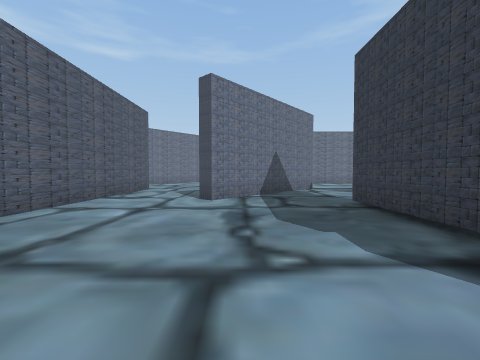
view 1 (above)

24 first-person views from a walk through a 3-D level made in the Unity game engine. The camera is 1.5 m above the floor, tilts 2° down and sees 90° across. The floor is counted in squares, 2 m on a side. Each view is taken from the middle of a square. On the plan, view 1 faces up. The plan holds only what a view shows up to about 9 squares ahead; the rest is blank. The place goes on beyond the plan. The player is left out.

view 2
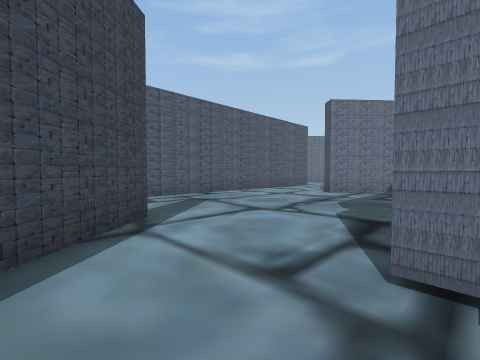

view 3
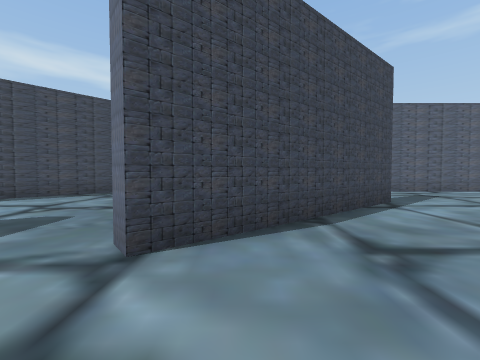

view 4
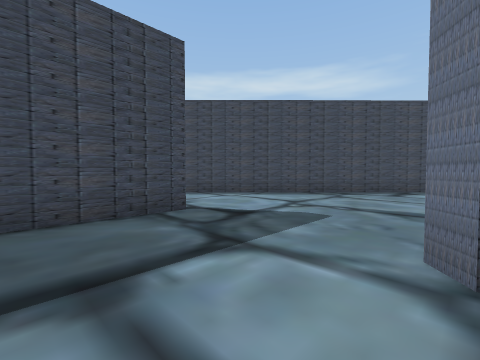

view 5
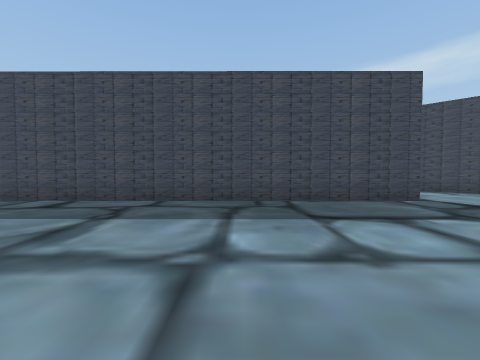

view 6
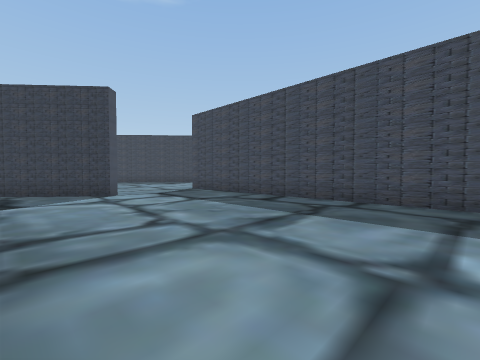

view 7
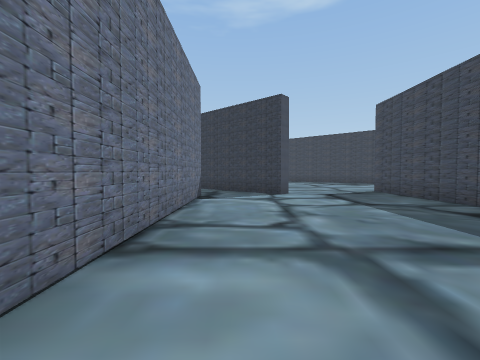

view 8
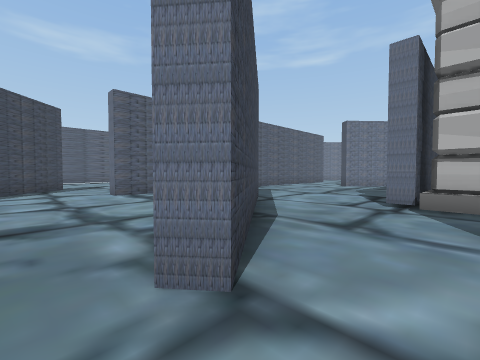

view 9
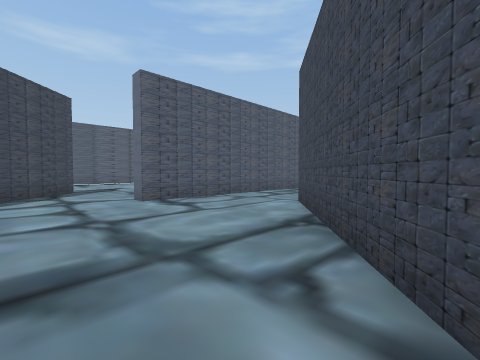

view 10
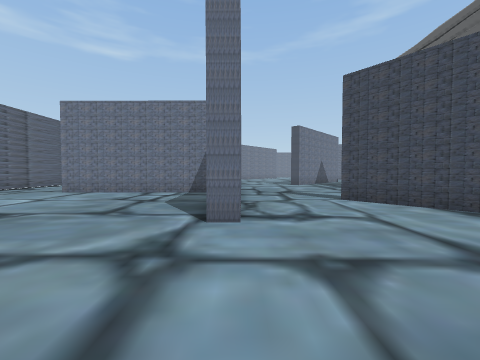

view 11
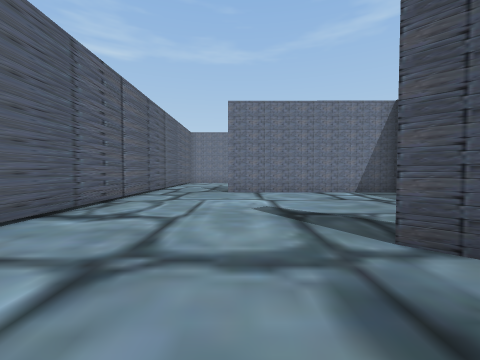

view 12
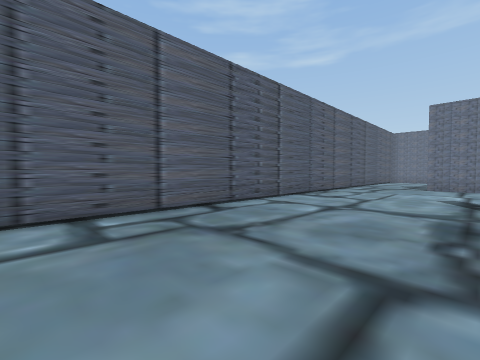

view 13
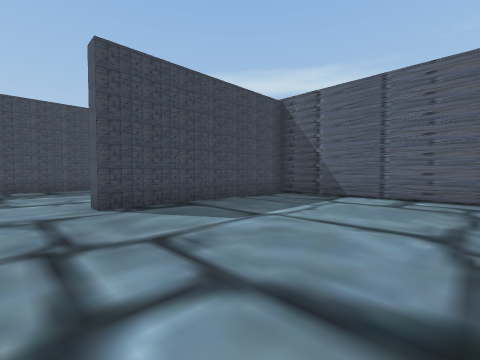

view 14
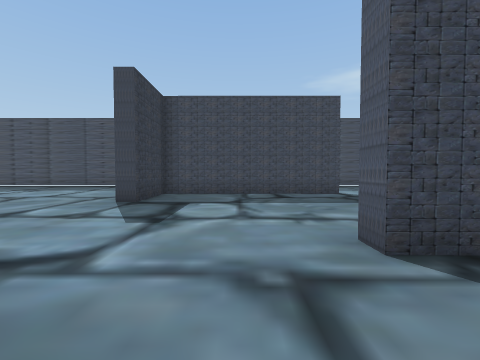

view 15
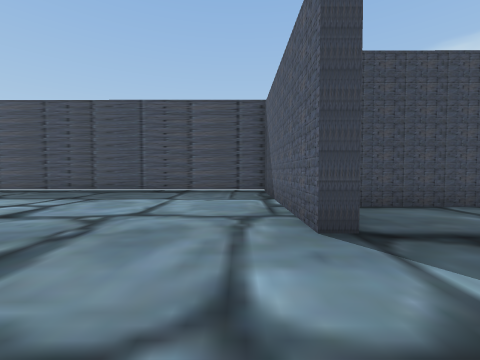

view 16
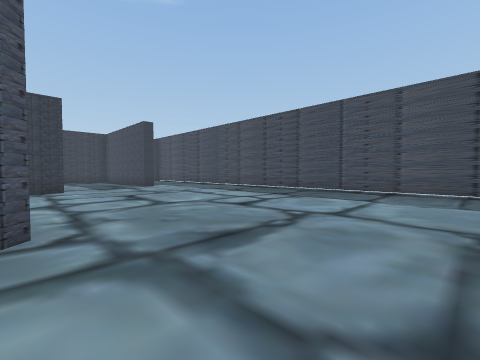

view 17
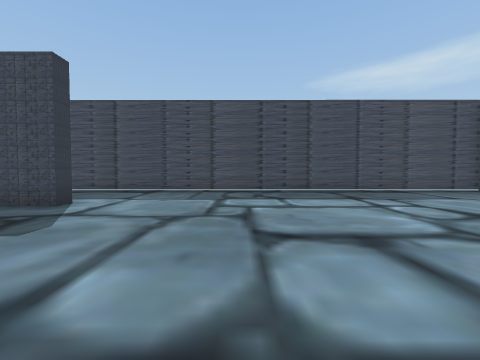

view 18
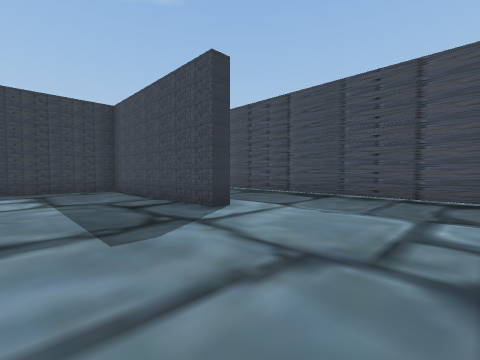

view 19
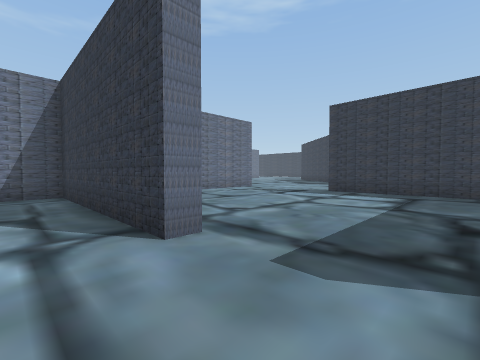

view 20
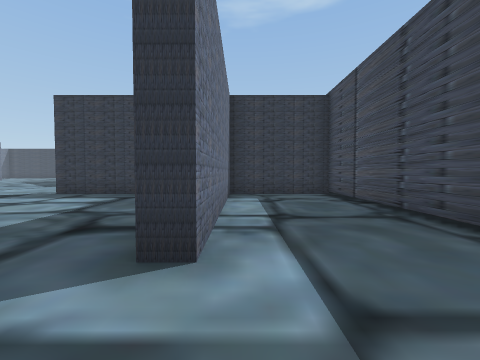

view 21
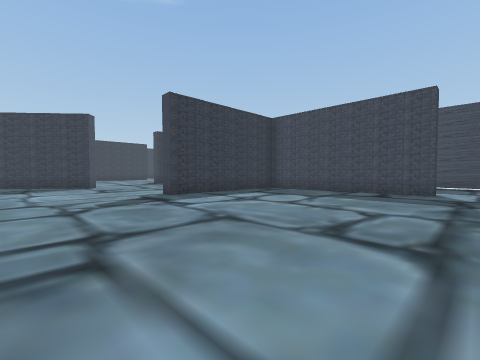

view 22
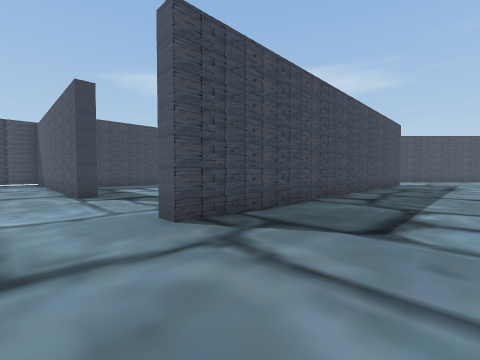

view 23
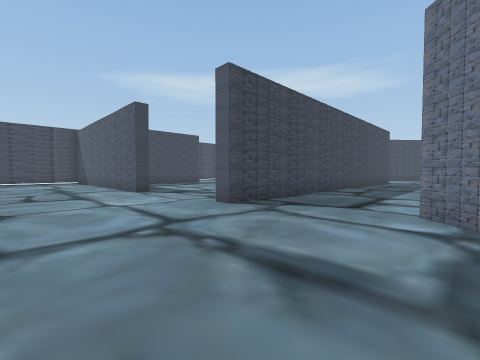

view 24
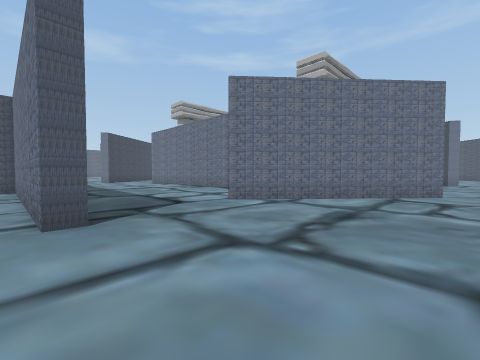

### Floor plan
Points are (right, up) in squares from view 1. A wall is a line through its corners. A room is listed if a view was taken in it or the views show most of it. See-through windows are left out.
Room 1 (views 1, 2)
walls: (2.6, 2.5) (2.6, 5.6); (-0.7, 6.2) (-1.2, 6.6); (-0.9, -0.3) (2.9, -5); (4.1, -0.2) (2.5, -0.2); (-3.9, 9.1) (-4, -2.5)
ways out: opening at (-2.5, -1.5) to room 2; opening at (4, -3.5) to room 2; opening at (1, 5.3); opening at (4, -1)
Room 2 (views 3, 4, 5, 6, 7, 8, 9, 10, 11, 12, 13, 14, 15, 16, 17, 18, 19, 20, 21, 22, 23, 24)
walls: (2.3, -9.1) (16.2, -9.2) (16.2, -9.7) (8.8, -9.6) (8.8, -10.1); (2.9, -5) (2.5, -5.3); (2.1, -4.7) (-1.3, -0.6); (8.8, -15.6) (8.3, -15.6) (8.2, -9.6) (7, -9.6); (-4, -2.5) (-4, -3.5) (-4.6, -3.5); (-7.9, -5) (-8.4, -4.5); (-8.1, -4.1) (0.4, -12.5); (-4.4, 1.6) (-10.5, 1.7); (14.3, -2.8) (8.1, -2.8); (-9.5, -19.1) (-3.4, -19.1) (-3.5, -16.9) (-2.9, -16.9) (-2.9, -22.9) (16, -23) (16, -19.7); (16, -18.8) (16, -13.9) (16.5, -13.9) (16.5, -17.3); (15.7, -19.7) (10, -19.6) (10, -19.1) (15.7, -19.2); (-13.2, 2) (-13.2, -13.1) (-7.3, -13.1) (-7.3, -13.6); (19.3, -1.1) (15.2, -5.7) (14.9, -5.3) (17, -2.9)
ways out: opening at (-2.5, -1.5) to room 1; opening at (4, -3.5) to room 1; opening at (20, -1)

Positions as (right, up) in squares from view 1, and headings:
1: (0, 0), facing up
2: (3, -2), facing up-left
3: (5, -4), facing left
4: (5, -5), facing down-left
5: (7, -3), facing down
6: (7, -3), facing down-right
7: (7, -4), facing right
8: (4, -6), facing up-left
9: (2, -6), facing up-left
10: (-4, -7), facing up
11: (-10, -7), facing up
12: (-9, -10), facing up-left
13: (-6, -8), facing down-left
14: (-6, -11), facing down
15: (-2, -14), facing down
16: (-2, -14), facing down-right
17: (6, -14), facing down
18: (6, -16), facing down-right
19: (7, -18), facing up-right
20: (8, -20), facing right
21: (9, -10), facing down-right
22: (18, -6), facing down-left
23: (20, -5), facing down-left
24: (20, -10), facing up-left
